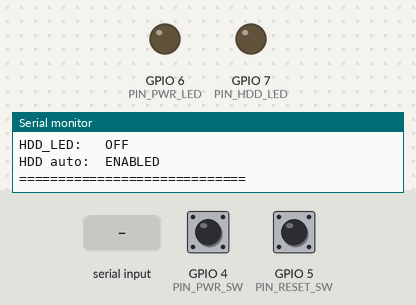
A sketch run on a simulated ESP32-C3. Parts: output pins drawn as LEDs (lit = HIGH), the last lines printed to the serial monitor. Dashed ring = blinking. The test bench sets the inputs (shaded band); at power-on: GPIO 4 (PIN_PWR_SW) HIGH, GPIO 5 (PIN_RESET_SW) HIGH.

Above: at 2.2 s.
2.3 s: GPIO 4 (PIN_PWR_SW) pulled LOW for 0.15 s
At 4.1 s:
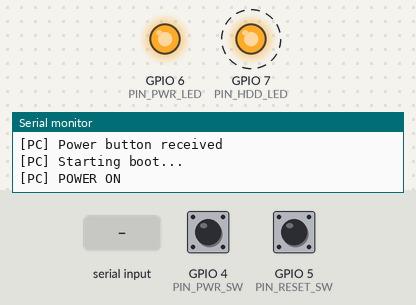
5.4 s: "off\n" received over Serial
At 6.6 s:
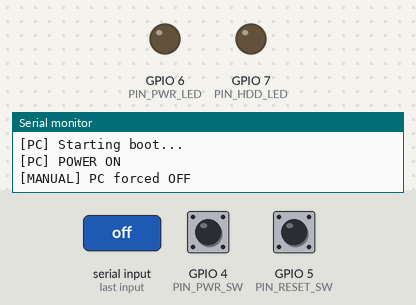
6.9 s: "hdd on\n" received over Serial
10.0 s: GPIO 4 (PIN_PWR_SW) pulled LOW for 1 s
At 13.4 s:
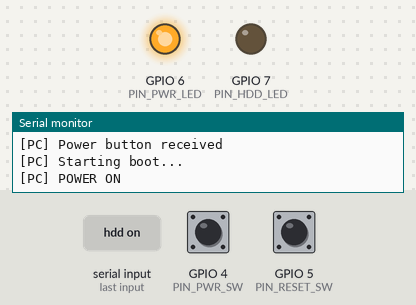
14.0 s: GPIO 5 (PIN_RESET_SW) pulled LOW for 1 s
At 14.18 s:
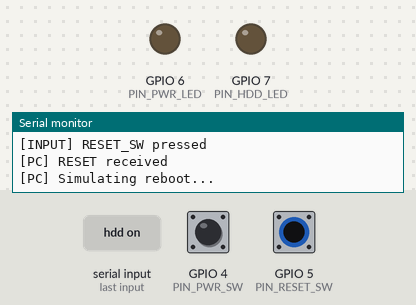
Timing chart, 0 to 17.0 s (numbered marks = the images above; inputs shaded):
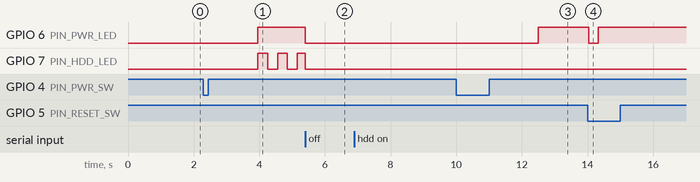

Measured:
- after the input at 2.3 s, GPIO 6 (PIN_PWR_LED): LOW → HIGH after 1.7 s; GPIO 7 (PIN_HDD_LED): alternates HIGH for 0.30 s and LOW for 0.30 s, starting after 1.7 s
- after the input at 5.4 s, GPIO 6 (PIN_PWR_LED): HIGH → LOW at once
- after the input at 10.0 s, GPIO 6 (PIN_PWR_LED): LOW → HIGH after 2.5 s
- after the input at 14.0 s, GPIO 6 (PIN_PWR_LED): HIGH → LOW at once, → HIGH 0.30 s later

The sketch:

esp_fake_mobo.ino
```cpp
/*
 * ESP32-C3 Fake PC / Motherboard Tester
 *
 * Used to test:
 *
 * Raspberry Pi
 *    |
 * PCF8574
 *    |
 * PC817 interface board
 *    |
 * ESP32-C3 pretending to be a PC motherboard
 *
 *
 * ESP32-C3 connections:
 *
 * GPIO4 = PWR_SW+ input
 * GPIO5 = RESET_SW+ input
 *
 * GPIO6 = PWR_LED+ output
 * GPIO7 = HDD_LED+ output
 *
 * PWR_SW-, RESET_SW-, PWR_LED-, HDD_LED-
 * all connect to ESP32-C3 GND.
 *
 * IMPORTANT:
 * Controller-side ground remains isolated.
 */


// ============================================================
// Pins
// ============================================================

constexpr uint8_t PIN_PWR_SW   = 4;
constexpr uint8_t PIN_RESET_SW = 5;

constexpr uint8_t PIN_PWR_LED  = 6;
constexpr uint8_t PIN_HDD_LED  = 7;


// ============================================================
// Timing
// ============================================================

// Physical button debounce
constexpr unsigned long DEBOUNCE_MS = 30;

// Simulated ATX forced shutdown
constexpr unsigned long FORCE_OFF_MS = 4000;

// Simulated boot delay
constexpr unsigned long BOOT_DELAY_MS = 1500;

// Simulated graceful shutdown delay
constexpr unsigned long SHUTDOWN_DELAY_MS = 1000;

// Fake HDD activity interval
constexpr unsigned long HDD_INTERVAL_MS = 300;


// ============================================================
// PC state
// ============================================================

bool pcPowered = false;
bool booting = false;
bool shuttingDown = false;

bool hddActivityEnabled = true;
bool hddState = false;


// ============================================================
// Button tracking
// ============================================================

bool powerWasPressed = false;
unsigned long powerPressStarted = 0;

bool resetWasPressed = false;


// ============================================================
// HDD timing
// ============================================================

unsigned long lastHddToggle = 0;


// ============================================================
// Helper: LEDs
// ============================================================

void updatePowerLED()
{
    digitalWrite(
        PIN_PWR_LED,
        pcPowered ? HIGH : LOW
    );
}


void setHddLED(bool state)
{
    hddState = state;

    digitalWrite(
        PIN_HDD_LED,
        state ? HIGH : LOW
    );
}


// ============================================================
// Fake PC power functions
// ============================================================

void turnPCOn()
{
    if (pcPowered)
        return;

    Serial.println();
    Serial.println("[PC] Power button received");
    Serial.println("[PC] Starting boot...");

    booting = true;

    delay(BOOT_DELAY_MS);

    pcPowered = true;
    booting = false;

    updatePowerLED();

    Serial.println("[PC] POWER ON");
}


void gracefulShutdown()
{
    if (!pcPowered)
        return;

    Serial.println();
    Serial.println("[PC] ACPI power button received");
    Serial.println("[PC] Simulating graceful shutdown...");

    shuttingDown = true;

    delay(SHUTDOWN_DELAY_MS);

    pcPowered = false;
    shuttingDown = false;

    updatePowerLED();
    setHddLED(false);

    Serial.println("[PC] POWER OFF");
}


void forcePowerOff()
{
    if (!pcPowered)
        return;

    Serial.println();
    Serial.println("[PC] POWER BUTTON HELD");
    Serial.println("[PC] Forced power off");

    pcPowered = false;
    booting = false;
    shuttingDown = false;

    updatePowerLED();
    setHddLED(false);
}


void resetPC()
{
    if (!pcPowered)
    {
        Serial.println(
            "[PC] Reset ignored because PC is OFF"
        );

        return;
    }

    Serial.println();
    Serial.println("[PC] RESET received");
    Serial.println("[PC] Simulating reboot...");

    setHddLED(false);

    // Briefly turn power LED off to make
    // reset visually obvious during testing.
    digitalWrite(PIN_PWR_LED, LOW);

    delay(300);

    digitalWrite(PIN_PWR_LED, HIGH);

    Serial.println("[PC] Reset complete");
}


// ============================================================
// Power button detection
// ============================================================

void processPowerButton()
{
    bool pressed =
        digitalRead(PIN_PWR_SW) == LOW;

    // Button just pressed
    if (pressed && !powerWasPressed)
    {
        delay(DEBOUNCE_MS);

        if (digitalRead(PIN_PWR_SW) == LOW)
        {
            powerWasPressed = true;

            powerPressStarted = millis();

            Serial.println(
                "[INPUT] PWR_SW pressed"
            );
        }
    }


    // Button currently being held
    if (pressed && powerWasPressed)
    {
        if (
            pcPowered &&
            millis() - powerPressStarted >= FORCE_OFF_MS
        )
        {
            forcePowerOff();

            // Prevent release from also triggering
            // a short press.
            powerWasPressed = false;

            while (
                digitalRead(PIN_PWR_SW) == LOW
            )
            {
                delay(10);
            }

            Serial.println(
                "[INPUT] PWR_SW released after long press"
            );

            return;
        }
    }


    // Button released
    if (!pressed && powerWasPressed)
    {
        unsigned long duration =
            millis() - powerPressStarted;

        powerWasPressed = false;

        Serial.print(
            "[INPUT] PWR_SW released after "
        );

        Serial.print(duration);

        Serial.println(" ms");


        // Ignore extremely short noise
        if (duration < DEBOUNCE_MS)
            return;


        if (!pcPowered)
        {
            turnPCOn();
        }
        else
        {
            gracefulShutdown();
        }
    }
}


// ============================================================
// Reset button detection
// ============================================================

void processResetButton()
{
    bool pressed =
        digitalRead(PIN_RESET_SW) == LOW;


    if (pressed && !resetWasPressed)
    {
        delay(DEBOUNCE_MS);

        if (
            digitalRead(PIN_RESET_SW) == LOW
        )
        {
            resetWasPressed = true;

            Serial.println(
                "[INPUT] RESET_SW pressed"
            );

            resetPC();
        }
    }


    if (!pressed && resetWasPressed)
    {
        resetWasPressed = false;

        Serial.println(
            "[INPUT] RESET_SW released"
        );
    }
}


// ============================================================
// Fake HDD activity
// ============================================================

void processHddActivity()
{
    if (
        !pcPowered ||
        !hddActivityEnabled
    )
    {
        setHddLED(false);
        return;
    }


    if (
        millis() - lastHddToggle
        >= HDD_INTERVAL_MS
    )
    {
        lastHddToggle = millis();

        hddState = !hddState;

        digitalWrite(
            PIN_HDD_LED,
            hddState
                ? HIGH
                : LOW
        );
    }
}


// ============================================================
// Status
// ============================================================

void printStatus()
{
    Serial.println();
    Serial.println("========== FAKE PC ==========");

    Serial.print("Power:     ");

    Serial.println(
        pcPowered
            ? "ON"
            : "OFF"
    );


    Serial.print("PWR_SW:    ");

    Serial.println(
        digitalRead(PIN_PWR_SW) == LOW
            ? "PRESSED"
            : "RELEASED"
    );


    Serial.print("RESET_SW:  ");

    Serial.println(
        digitalRead(PIN_RESET_SW) == LOW
            ? "PRESSED"
            : "RELEASED"
    );


    Serial.print("PWR_LED:   ");

    Serial.println(
        digitalRead(PIN_PWR_LED)
            ? "ON"
            : "OFF"
    );


    Serial.print("HDD_LED:   ");

    Serial.println(
        digitalRead(PIN_HDD_LED)
            ? "ON"
            : "OFF"
    );


    Serial.print("HDD auto:  ");

    Serial.println(
        hddActivityEnabled
            ? "ENABLED"
            : "DISABLED"
    );

    Serial.println("=============================");
    Serial.println();
}


// ============================================================
// Serial commands
// ============================================================

void printHelp()
{
    Serial.println();
    Serial.println("Commands:");
    Serial.println("--------------------------------");

    Serial.println(
        "status     - show fake PC state"
    );

    Serial.println(
        "on         - force fake PC ON"
    );

    Serial.println(
        "off        - force fake PC OFF"
    );

    Serial.println(
        "hdd on     - HDD LED continuously ON"
    );

    Serial.println(
        "hdd off    - HDD LED OFF"
    );

    Serial.println(
        "hdd auto   - automatic HDD blinking"
    );

    Serial.println(
        "reset      - simulate reset"
    );

    Serial.println(
        "help       - show this menu"
    );

    Serial.println();
}


void processSerial()
{
    if (!Serial.available())
        return;


    String command =
        Serial.readStringUntil('\n');

    command.trim();
    command.toLowerCase();


    if (command == "status")
    {
        printStatus();
    }

    else if (command == "on")
    {
        pcPowered = true;

        updatePowerLED();

        Serial.println(
            "[MANUAL] PC forced ON"
        );
    }

    else if (command == "off")
    {
        pcPowered = false;

        updatePowerLED();
        setHddLED(false);

        Serial.println(
            "[MANUAL] PC forced OFF"
        );
    }

    else if (command == "reset")
    {
        resetPC();
    }

    else if (command == "hdd on")
    {
        hddActivityEnabled = false;

        setHddLED(true);

        Serial.println(
            "[MANUAL] HDD LED ON"
        );
    }

    else if (command == "hdd off")
    {
        hddActivityEnabled = false;

        setHddLED(false);

        Serial.println(
            "[MANUAL] HDD LED OFF"
        );
    }

    else if (command == "hdd auto")
    {
        hddActivityEnabled = true;

        Serial.println(
            "[MANUAL] HDD auto activity enabled"
        );
    }

    else if (command == "help")
    {
        printHelp();
    }

    else if (command.length() > 0)
    {
        Serial.print(
            "Unknown command: "
        );

        Serial.println(command);

        printHelp();
    }
}


// ============================================================
// Setup
// ============================================================

void setup()
{
    Serial.begin(115200);

    delay(1000);

    // --------------------------------------------------------
    // Fake motherboard switch inputs
    // --------------------------------------------------------

    pinMode(
        PIN_PWR_SW,
        INPUT_PULLUP
    );

    pinMode(
        PIN_RESET_SW,
        INPUT_PULLUP
    );

    // --------------------------------------------------------
    // Fake motherboard LED outputs
    //
    // IMPORTANT:
    // Configure as OUTPUT BEFORE digitalWrite().
    // --------------------------------------------------------

    pinMode(
        PIN_PWR_LED,
        OUTPUT
    );

    pinMode(
        PIN_HDD_LED,
        OUTPUT
    );

    // Safe initial state
    digitalWrite(
        PIN_PWR_LED,
        LOW
    );

    digitalWrite(
        PIN_HDD_LED,
        LOW
    );

    // --------------------------------------------------------
    // Start fake PC OFF
    // --------------------------------------------------------

    pcPowered = false;
    booting = false;
    shuttingDown = false;

    hddActivityEnabled = true;
    hddState = false;

    powerWasPressed = false;
    resetWasPressed = false;

    updatePowerLED();
    setHddLED(false);

    // --------------------------------------------------------
    // Serial banner
    // --------------------------------------------------------

    Serial.println();
    Serial.println(
        "================================="
    );
    Serial.println(
        " ESP32-C3 Fake PC / ATX Tester"
    );
    Serial.println(
        "================================="
    );

    printHelp();
    printStatus();
}


// ============================================================
// Main loop
// ============================================================

void loop()
{
    processPowerButton();

    processResetButton();

    processHddActivity();

    processSerial();

    delay(2);
}
```
